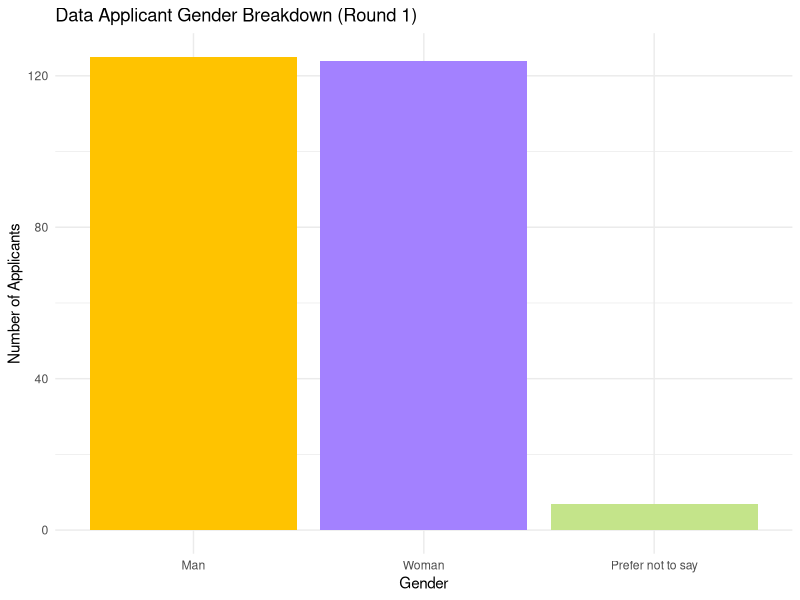
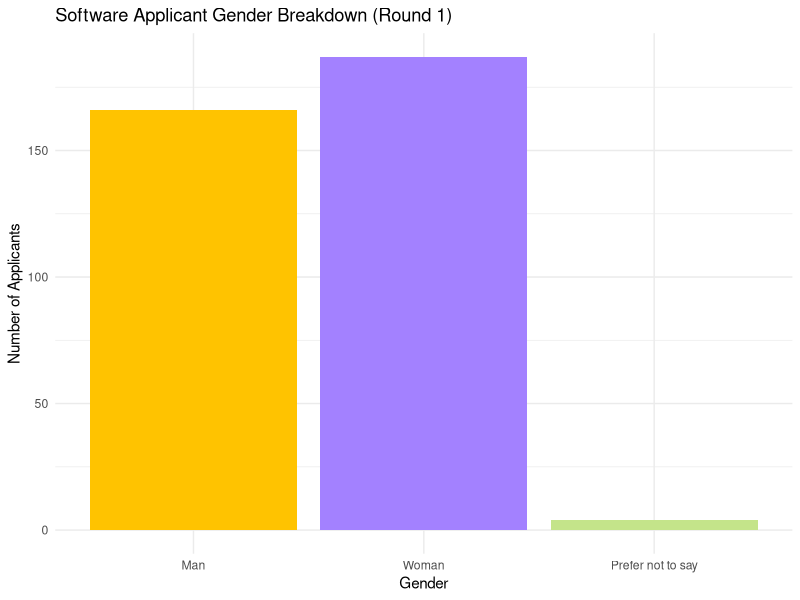
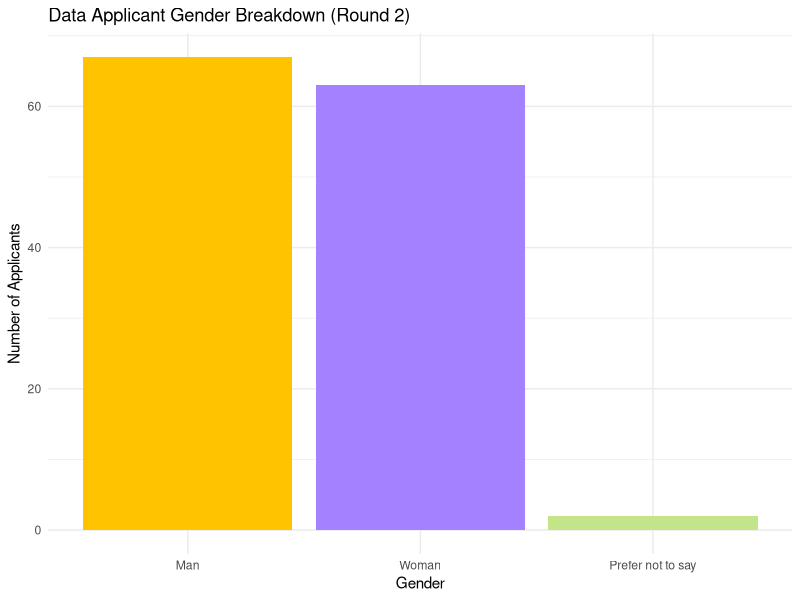
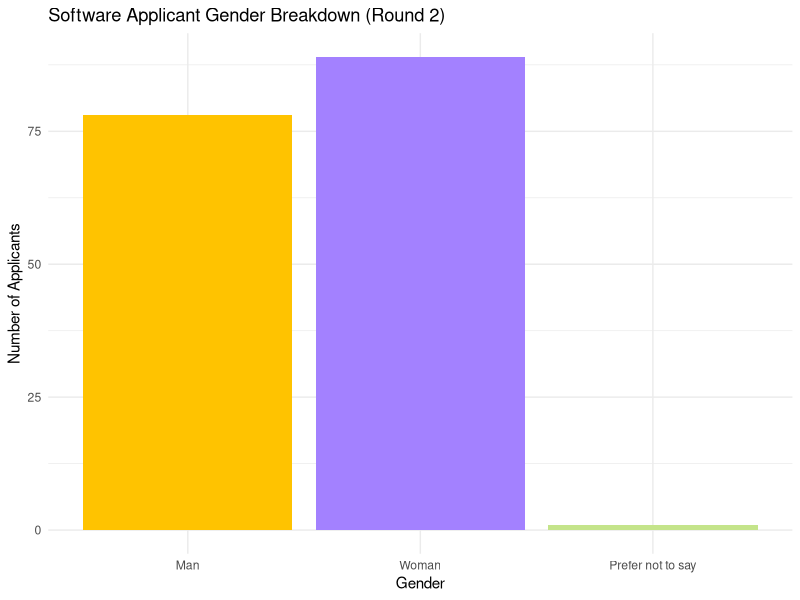
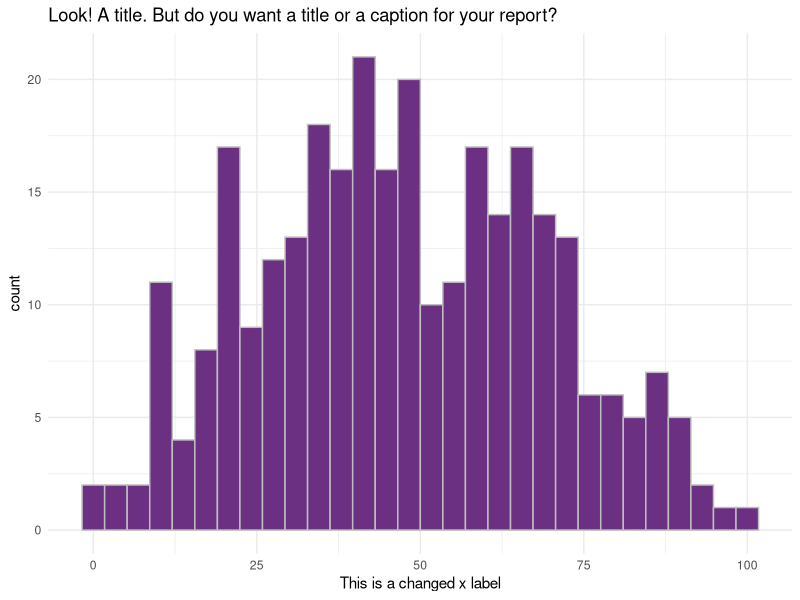
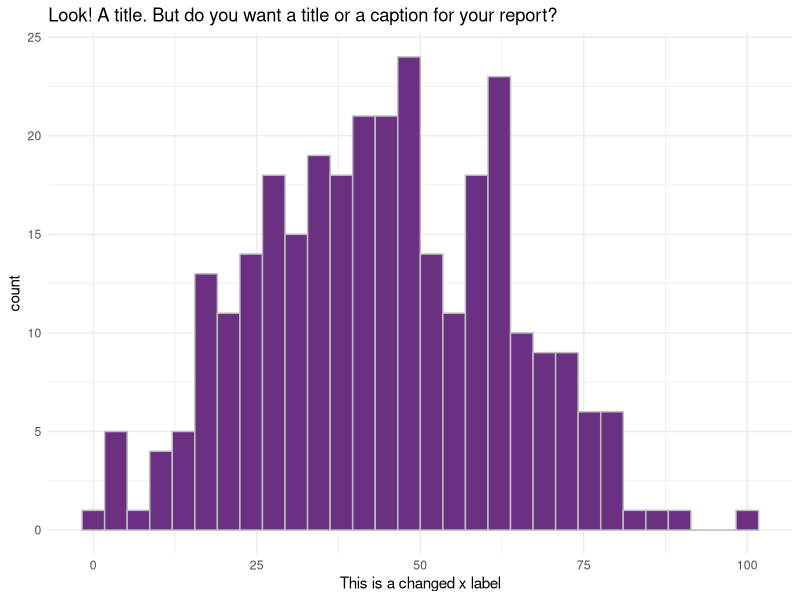
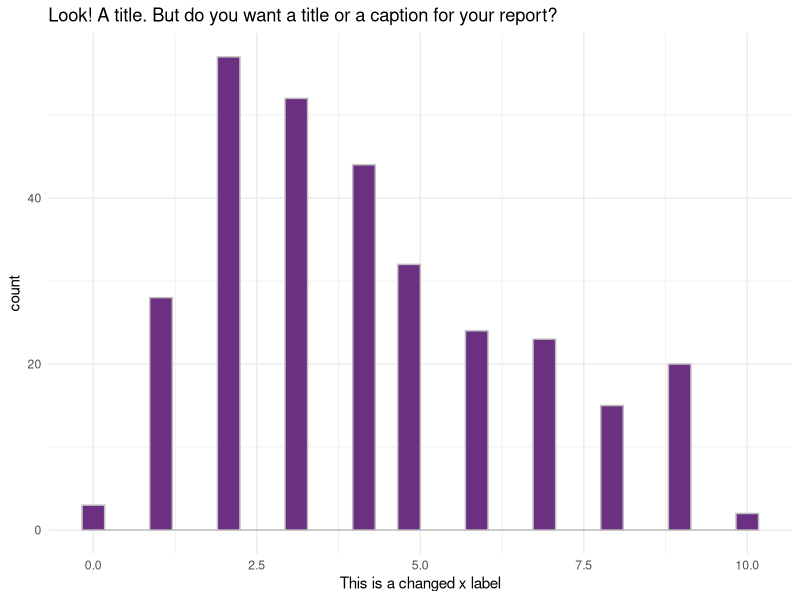
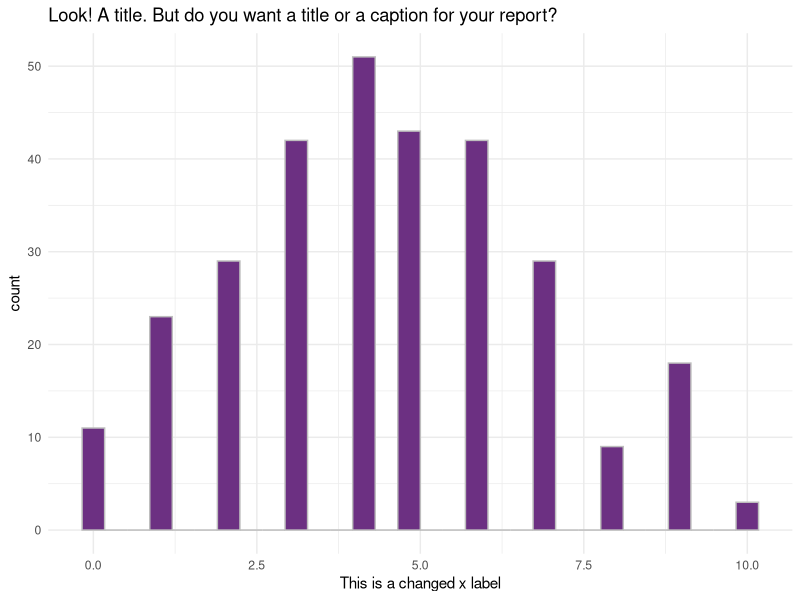

These charts were generated, in order, by the following R code: (Note: this script raises an error after producing the figures.)
## ---- chunk 1
library(tidyverse)
# this should suppress all code and messages
knitr::opts_chunk$set(include=FALSE)
## ---- chunk 2
phase1 = read_csv("data/phase1-new-grad-applicants-2020.csv")
phase2 = read_csv("data/phase2-new-grad-applicants-2020.csv")
phase3 = read_csv("data/phase3-new-grad-applicants-2020.csv")
final_hires = read_csv("data/final-hires-newgrad_2020.csv")
## ---- chunk 3
#checking to see if datasets have NAs to see (1) if we need to do anything about them (2) so we can filter them out in the next round when we're seeing who got into the next round
sum(is.na(phase1))
sum(is.na(phase2)) 
sum(is.na(phase3))
## ---- chunk 4
round1_2 = full_join(phase1, phase2)
round1_2 = round1_2 %>% 
  #technical skills is only under hiring2, which means if an applicant's id has NA for this column, they did not move onto the next round
  mutate(next_round = !is.na(technical_skills)) %>%  
  mutate(next_round = as.integer(next_round)) %>% 
  select(-c(technical_skills, writing_skills, leadership_presence, speaking_skills)) #remove phase 2 data

#split into software/data
round1_data = round1_2 %>% 
  filter(team_applied_for == "Data") %>% 
  mutate(gender = fct_relevel(gender, "Prefer not to say", after = 2))

round1_software = round1_2 %>% 
  filter(team_applied_for == "Software") %>% 
  mutate(gender = fct_relevel(gender, "Prefer not to say", after = 2))
## ---- chunk 5
#see m/f/other demographics within each data/software applicant pool
# visualizations

r1_data_gender_plot = round1_data %>% 
  ggplot(aes(x = gender)) + geom_bar(fill = c("#FFC300", "#A381FF", "#C4E48A")) +
  #geom_histogram(colour = "grey", fill = "#6C3082") +
  theme_minimal() +
  labs(title = "Data Applicant Gender Breakdown (Round 1)", x = "Gender", y = "Number of Applicants") 
#do we want a title or a caption for this?
r1_data_gender_plot
ggsave("images/r1_data_gender_plot.png", width = 7, height = 4)

r1_software_gender_plot = round1_software %>% 
  ggplot(aes(x = gender)) + geom_bar(fill = c("#FFC300", "#A381FF", "#C4E48A")) +
  #geom_histogram(colour = "grey", fill = "#6C3082") +
  theme_minimal() +
  labs(title = "Software Applicant Gender Breakdown (Round 1)", x = "Gender", y = "Number of Applicants")
r1_software_gender_plot
#do we want a title or a caption for this?
ggsave("images/r1_software_gender_plot.png", width = 7, height = 4)
## ---- chunk 6
#get counts for each gender in data -> for report
table(round1_data$gender)
#get counts for each gender in software -> for report
table(round1_software$gender)
## ---- chunk 7
library(lme4)
library(mgcv)

#response is binary so we use glm bc family

#normal linear model
hiring1_model = glm(next_round ~ cv + gpa + cover_letter, family = binomial(link = "logit"), data = round1_2)
summary(hiring1_model)

# add fixed effect for gender
hiring1_gender_model = glmer(next_round ~ cv + gpa + cover_letter + (1 | gender),#(1 + genre | artist_name), 
                data = round1_2, family = binomial(link = "logit"), nAGQ=0)
summary(hiring1_gender_model)

#let's see if we add an effect for team applied to - maybe the process for data and software are different?
hiring1_team_gender = glmer(next_round ~ cv + gpa + cover_letter + (1 + team_applied_for | gender),
                data = round1_2, family = binomial(link = "logit"), nAGQ=0)

summary(hiring1_team_gender)

#compare the effect between gender only and gender (rand int) + random slope for team 
lmtest::lrtest(hiring1_gender_model, hiring1_team_gender)
#hmm seems like not significant effect... we can continue with our simpler model
#test the simple model against the original model with no random intercept for gender...investigate if there is a difference
lmtest::lrtest(hiring1_model, hiring1_gender_model)

#chi^2 p value small for both of them which means theres no difference in models if u add effect for gender, meaning model doesnt change based on gender and therefore there is no evidence of there being bias in phase 1 of the hiring process.


## ---- chunk 8
hiring1_team_model = glmer(next_round ~ cv + gpa + cover_letter + (1 | team_applied_for),#(1 + genre | artist_name), 
                data = round1_2, family = binomial(link = "logit"), nAGQ=0)
summary(hiring1_team_model)

hiring1_teamgender_model = glmer(next_round ~ cv + gpa + cover_letter + (1 | team_applied_for) + (1 | gender),#(1 + genre | artist_name), 
                data = round1_2, family = binomial(link = "logit"), nAGQ=0)
summary(hiring1_teamgender_model)

lmtest::lrtest(hiring1_team_model, hiring1_teamgender_model)
## ---- chunk 9
#normal linear model
hiring1_model = glm(next_round ~ cv + gpa + cover_letter, family = binomial(link = "logit"), data = round1_2)
summary(hiring1_model)

# add fixed effect for gender
hiring1_gender_model = glmer(next_round ~ cv + gpa + cover_letter + gender + (1 | team_applied_for),#(1 + genre | artist_name), 
                data = round1_2, family = binomial(link = "logit"), nAGQ=0)
summary(hiring1_gender_model)

#let's see if we add an effect for team applied to - maybe the process for data and software are different?
hiring1_team_gender = glmer(next_round ~ cv + gpa + cover_letter + (1 + gender | team_applied_for),
                data = round1_2, family = binomial(link = "logit"), nAGQ=0)

summary(hiring1_team_gender)

#compare the effect between gender only and gender (rand int) + random slope for team 
lmtest::lrtest(hiring1_gender_model, hiring1_team_gender)
#hmm seems like not significant effect... we can continue with our simpler model
#test the simple model against the original model with no random intercept for gender...investigate if there is a difference
lmtest::lrtest(hiring1_model, hiring1_gender_model)

#chi^2 p value small for both of them which means theres no difference in models if u add effect for gender, meaning model doesnt change based on gender and therefore there is no evidence of there being bias in phase 1 of the hiring process.


## ---- chunk 10
round2_3 = full_join(phase2, phase3)
#remove phase 2 columns
round2_3 = round2_3 %>% 
  #technical skills is only under hiring2, which means if an applicant's id has NA for this column, they did not move onto the next round
  mutate(next_round = !is.na(interviewer_rating_1)) %>%  
  mutate(next_round = as.integer(next_round)) %>% 
  select(-c(cover_letter, cv, gpa, extracurriculars, work_experience, interviewer_rating_1, interviewer_rating_2)) #remove phase 2 data

#split into software/data
round2_data = round2_3 %>% 
  filter(team_applied_for == "Data") %>% 
  mutate(gender = fct_relevel(gender, "Prefer not to say", after = 2))

round2_software = round2_3 %>% 
  filter(team_applied_for == "Software") %>% 
  mutate(gender = fct_relevel(gender, "Prefer not to say", after = 2))
## ---- chunk 11
#see m/f/other demographics within each data/software applicant pool
# visualizations

r2_data_gender_plot = round2_data %>% 
  ggplot(aes(x = gender)) + geom_bar(fill = c("#FFC300", "#A381FF", "#C4E48A")) +
  #geom_histogram(colour = "grey", fill = "#6C3082") +
  theme_minimal() +
  labs(title = "Data Applicant Gender Breakdown (Round 2)", x = "Gender", y = "Number of Applicants") 
#do we want a title or a caption for this?
r2_data_gender_plot
ggsave("images/r2_data_gender_plot.png", width = 7, height = 4)

r2_software_gender_plot = round2_software %>% 
  ggplot(aes(x = gender)) + geom_bar(fill = c("#FFC300", "#A381FF", "#C4E48A")) +
  #geom_histogram(colour = "grey", fill = "#6C3082") +
  theme_minimal() +
  labs(title = "Software Applicant Gender Breakdown (Round 2)", x = "Gender", y = "Number of Applicants")
r2_software_gender_plot
#do we want a title or a caption for this?
ggsave("images/r2_software_gender_plot.png", width = 7, height = 4)
## ---- chunk 12
#get counts for each gender in data -> for report
table(round2_data$gender)
#get counts for each gender in software -> for report
table(round2_software$gender)
# get percentages
## ---- chunk 13

#lets visualize the indep variables real quick
plot <- round2_3 %>% 
  ggplot(aes(x = technical_skills)) +
  geom_histogram(colour = "grey", fill = "#6C3082") +
  theme_minimal() +
  labs(title = "Look! A title. But do you want a title or a caption for your report?", x = "This is a changed x label")
plot

plot2 <- round2_3 %>% 
  ggplot(aes(x = writing_skills)) +
  geom_histogram(colour = "grey", fill = "#6C3082") +
  theme_minimal() +
  labs(title = "Look! A title. But do you want a title or a caption for your report?", x = "This is a changed x label")
plot2


plot3 <- round2_3 %>% 
  ggplot(aes(x = speaking_skills)) +
  geom_histogram(colour = "grey", fill = "#6C3082") +
  theme_minimal() +
  labs(title = "Look! A title. But do you want a title or a caption for your report?", x = "This is a changed x label")
plot3

plot4 <- round2_3 %>% 
  ggplot(aes(x = leadership_presence)) +
  geom_histogram(colour = "grey", fill = "#6C3082") +
  theme_minimal() +
  labs(title = "Look! A title. But do you want a title or a caption for your report?", x = "This is a changed x label")
plot4

## ---- chunk 14

#normal linear model
hiring2_model = glm(next_round ~ technical_skills + writing_skills + leadership_presence + speaking_skills, family = binomial(link = "logit"), data = round2_3)
summary(hiring2_model)


# add fixed effect for gender
hiring2_gender_model = glmer(next_round ~ technical_skills + writing_skills + leadership_presence + speaking_skills + (1 | gender), data = round2_3, family = binomial(link = "logit"), nAGQ=0)

summary(hiring2_gender_model)

#let's see if we add an effect for team applied to - maybe the process for data and software are different?
hiring2_team_gender = glmer(next_round ~ technical_skills + writing_skills + leadership_presence + speaking_skills + (1 + team_applied_for | gender),
                data = round2_3, family = binomial(link = "logit"), nAGQ=0)

summary(hiring2_team_gender)


#compare the effect between gender only and gender (rand int) + random slope for team 
lmtest::lrtest(hiring2_gender_model, hiring2_team_gender)
#hmm seems like not significant effect... we can continue with our simpler model
#test the simple model against the original model with no random intercept for gender...investigate if there is a difference
lmtest::lrtest(hiring2_model, hiring2_gender_model)

#high chi squared for both - we're good! no diff between model that seps gender 
## ---- chunk 15
#combined stats of ppl that applied in round 3
round3_combined = right_join(phase2, phase3)
round3_combined = round3_combined %>% 
  select(applicant_id, team_applied_for, gender,interviewer_rating_1,interviewer_rating_2)

#people from round 3 who were hired
round3_h_int = right_join(round3_combined, final_hires)
round3_h_int = round3_h %>% 
  mutate(hired = 1)

round3_hired = full_join(round3_combined, round3_h_int)
#remove phase 2 columns
round3_hired = round3_hired %>% 
  #technical skills is only under hiring2, which means if an applicant's id has NA for this column, they did not move onto the next round
  mutate_if(is.numeric, replace_na, replace = 0) %>% 
  mutate(avg_interview = (interviewer_rating_1 + interviewer_rating_2)/2) # we see that those with the highest avg score get hired so i'm going to consolidate them 
## ---- chunk 16
model = glmer(hired ~ avg_interview + gender + (1|team_applied_for), family = binomial(link='logit'), data = round3_hired, nAGQ =0)
summary(model)

## ---- chunk 17
fixef(model) # males have lower pitches than females by an avg of 109hzsdfskdgls

## ---- chunk 18
#split into data/software
round3_data = round3_hired %>% 
  filter(team_applied_for == "Data") 
# no more "prefer not to say" so we don't need to rearrange
#%>% 
  #mutate(gender = fct_relevel(gender, "Prefer not to say", after = 2))

round3_software = round3_hired %>% 
  filter(team_applied_for == "Software") #%>% 
  #mutate(gender = fct_relevel(gender, "Prefer not to say", after = 2))

#separate by gender
round3_woman = round3_hired %>% 
  filter(gender == "Woman")

round3_man = round3_hired %>% 
  filter(gender == "Man")

mean(round3_woman$avg_interview)
mean(round3_man$avg_interview)
## ---- chunk 19
#visualizations of round 3 applicants 
r3_data_gender_plot = round3_data %>% 
  ggplot(aes(x = gender)) + geom_bar(fill = c("#FFC300", "#A381FF")) +
  #geom_histogram(colour = "grey", fill = "#6C3082") +
  theme_minimal() +
  labs(title = "Data Applicant Gender Breakdown (Round 3)", x = "Gender", y = "Number of Applicants") 
#do we want a title or a caption for this?
r3_data_gender_plot
ggsave("images/r3_data_gender_plot.png", width = 7, height = 4)

r3_software_gender_plot = round3_software %>% 
  ggplot(aes(x = gender)) + geom_bar(fill = c("#FFC300", "#A381FF")) +
  #geom_histogram(colour = "grey", fill = "#6C3082") +
  theme_minimal() +
  labs(title = "Software Applicant Gender Breakdown (Round 3)", x = "Gender", y = "Number of Applicants")
r3_software_gender_plot
#do we want a title or a caption for this?
ggsave("images/r3_software_gender_plot.png", width = 7, height = 4)
## ---- chunk 20
#get counts for each gender in data -> for report
table(round3_data$gender)
#get counts for each gender in software -> for report
table(round3_software$gender)
## ---- chunk 21

final_combined = round3_h %>% 
  select(applicant_id, team_applied_for, gender)#= right_join(round3_combined, final_hires)

#split into data/software
hired_data = final_combined %>% 
  filter(team_applied_for == "Data") 

hired_software = final_combined %>% 
  filter(team_applied_for == "Software")

## ---- chunk 22
#visualization
final_data_gender_plot = hired_data %>% 
  ggplot(aes(x = gender)) + geom_bar(fill = c("#FFC300", "#A381FF")) +
  #geom_histogram(colour = "grey", fill = "#6C3082") +
  theme_minimal() +
  labs(title = "Final Hires Gender Breakdown (Data Team)", x = "Gender", y = "Number of Applicants") 
#do we want a title or a caption for this?
final_data_gender_plot
ggsave("images/final_data_gender_plot.png", width = 7, height = 4)

final_software_gender_plot = hired_data %>% 
  ggplot(aes(x = gender)) + geom_bar(fill = c("#FFC300", "#A381FF")) +
  #geom_histogram(colour = "grey", fill = "#6C3082") +
  theme_minimal() +
  labs(title = "Final Hires Gender Breakdown (Software Team)", x = "Gender", y = "Number of Applicants")
final_software_gender_plot
#do we want a title or a caption for this?
ggsave("images/final_software_gender_plot.png", width = 7, height = 4)
## ---- chunk 23
#get counts for each gender in data -> for report
table(hired_data$gender)
#get counts for each gender in software -> for report
table(hired_software$gender)
## ---- chunk 24
# This chunk provides an example of some things you can do with RMarkdown to make your report creation process easier

# read in the data
black_saber_current_employees <- read_csv("data/black-saber-current-employees.csv")

# create a visualisation
my_plot <- black_saber_current_employees %>% 
  ggplot(aes(x = productivity)) +
  geom_histogram(colour = "grey", fill = "#6C3082") +
  theme_minimal() +
  labs(title = "Look! A title. But do you want a title or a caption for your report?", x = "This is a changed x label")

# save your plot in your images folder, you can specify the height and width, too
# saving this means you can add the image to your exectuve summary without having to run or rerun the code, if you wish
ggsave("images/example.png", width = 7, height = 4)

# norice how the image is included with the ![](file/path.png) below
## ---- chunk 25
library(tidyverse)
library(lme4)
